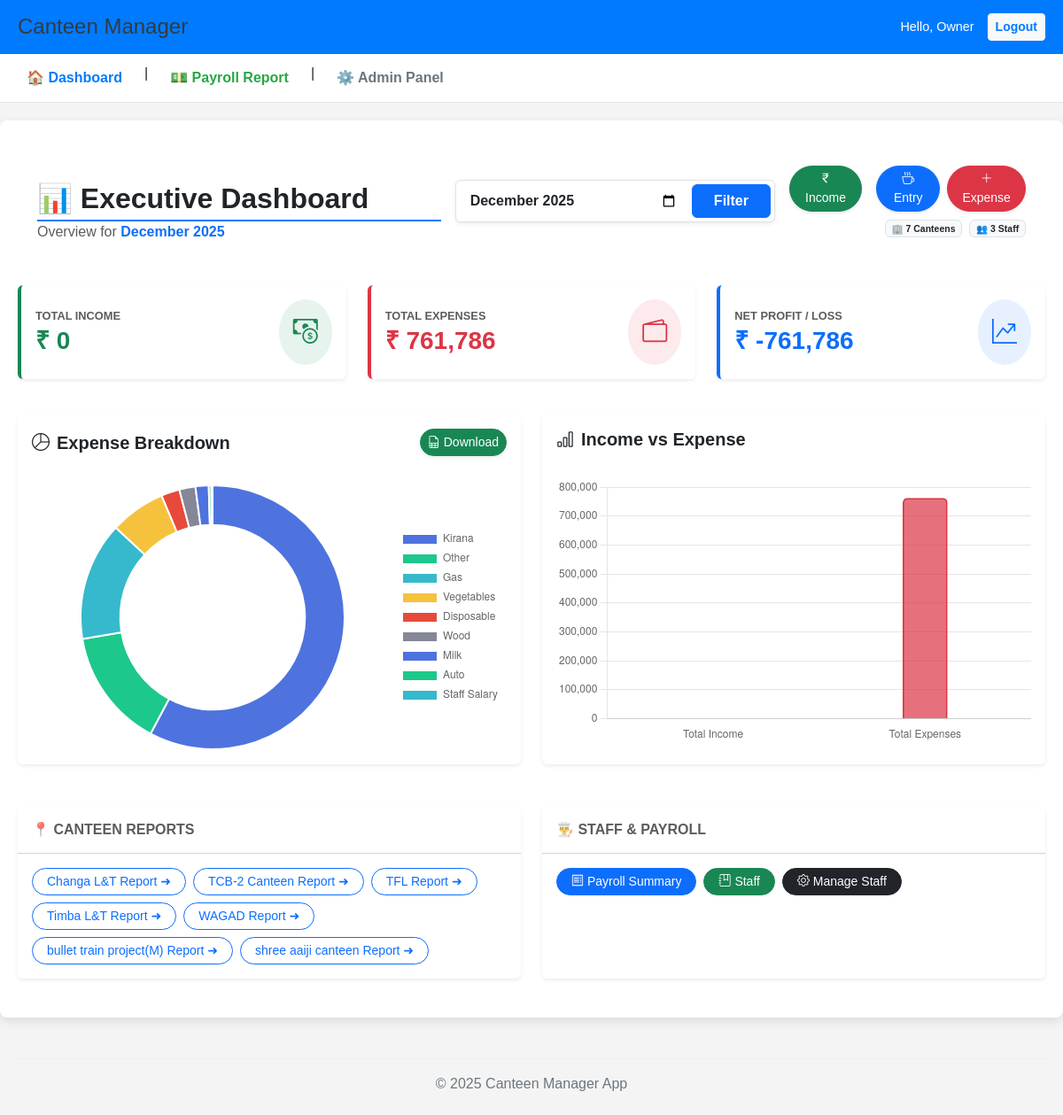
The page /management/ (signed in) on the database its author committed.
### management/models.py (models this page shows, shortened)
class Canteen(models.Model):
    BILLING_CHOICES = [
        ('DAILY', 'Daily Payment/Tracking'),
        ('MONTHLY', 'Monthly Fixed Billing'),
    ]
    name = models.CharField(max_length=100, unique=True, verbose_name="Canteen Name")
    location = models.CharField(max_length=255, verbose_name="Location")
    billing_type = models.CharField(
        max_length=10,
        choices=BILLING_CHOICES,
        default='DAILY',
        verbose_name="Billing Type"
    )
    daily_lunch_count = models.IntegerField(default=0, verbose_name="Daily Lunch Count")
    daily_dinner_count = models.IntegerField(default=0, verbose_name="Daily Dinner Count")
    class Meta:
        verbose_name = "Canteen"
        verbose_name_plural = "Canteens"

### management/views.py (the view)
# urls.py: path('', views.home_dashboard, name='home_dashboard'),
@login_required
def home_dashboard(request):
    filter_date_str = request.GET.get('filter_date') # HTML se date layega (YYYY-MM)
    if filter_date_str:
        try:
            year, month = map(int, filter_date_str.split('-'))
            today = date(year, month, 1) # Us mahine ki 1st tarikh
        except ValueError:
            today = date.today()
    else:
        today = date.today()
    first_day_of_month = today.replace(day=1)
    last_day_of_month = first_day_of_month + relativedelta(months=1) - timedelta(days=1)
    monthly_expenses_sum = Expense.objects.filter(
        date__gte=first_day_of_month,
        date__lte=last_day_of_month
    ).aggregate(total=Sum('amount'))['total'] or 0
    monthly_salary_paid = SalaryPayment.objects.filter(
        date__gte=first_day_of_month,
        date__lte=last_day_of_month
    ).aggregate(total=Sum('amount'))['total'] or 0
    total_outflow = monthly_expenses_sum + monthly_salary_paid
    income_entries = DailyEntry.objects.filter(
        date__gte=first_day_of_month,
        date__lte=last_day_of_month
    )
    total_cash = income_entries.aggregate(total=Sum('cash_received'))['total'] or 0
    total_online = income_entries.aggregate(total=Sum('online_received'))['total'] or 0
    total_income = total_cash + total_online
    net_profit = total_income - total_outflow
    expense_categories = Expense.objects.filter(
        date__gte=first_day_of_month,
        date__lte=last_day_of_month
    ).values('category').annotate(sum=Sum('amount')).order_by('-sum')
    pie_labels = []
    pie_data = []
    for item in expense_categories:
        pie_labels.append(item['category'])
        pie_data.append(float(item['sum']))
    if monthly_salary_paid > 0:
        pie_labels.append('Staff Salary')
        pie_data.append(float(monthly_salary_paid))
    all_canteens = Canteen.objects.all().order_by('name')
    total_canteens = Canteen.objects.count()
    total_staff = Staff.objects.count()
    context = {
        'current_month': today.strftime("%B %Y"), # Heading ke liye (e.g. December 2025)
        'filter_date': today.strftime("%Y-%m"),   # Input box me value rakhne ke liye
        'total_canteens': total_canteens,
        'total_staff': total_staff,
        'all_canteens': all_canteens,
        'total_income': total_income,
        'total_expense': total_outflow,
        'net_profit': net_profit,
        'pie_labels': pie_labels,
        'pie_data': pie_data,
    }
    return render(request, 'management/dashboard.html', context)

### management/templates/management/dashboard.html (shortened to what this page needs)
{% extends 'base.html' %}
{% load humanize %}
{% block content %}
<link rel="stylesheet" href="https://cdn.jsdelivr.net/npm/bootstrap-icons@1.10.0/font/bootstrap-icons.css">
<div class="container mt-4 mb-5">
    <div class="row align-items-center mb-4 g-3">
        <div class="col-md-5">
            <h2 class="fw-bold text-dark mb-0">📊 Executive Dashboard</h2>
            <p class="text-muted mb-0">Overview for <span class="fw-bold text-primary">{{ current_month }}</span></p>
        </div>
        <div class="col-md-4">
            <form method="GET" class="d-flex bg-white p-1 rounded shadow-sm border">
                <input type="month" name="filter_date" class="form-control border-0 fw-bold" value="{{ filter_date }}"
                    required>
                <button type="submit" class="btn btn-primary fw-bold ms-1 px-4">Filter</button>
            </form>
        </div>
        <div class="col-md-3 text-end">
            <div class="d-flex justify-content-end gap-2">
                <a href="{% url 'add_daily_entry' %}" class="btn btn-success shadow-sm rounded-pill btn-sm px-3">
                    <i class="bi bi-currency-rupee"></i> Income
                </a>
                <a href="{% url 'add_consumption' %}" class="btn btn-primary shadow-sm rounded-pill btn-sm px-3 ms-2">
                    <i class="bi bi-cup-hot"></i> Entry
                </a>
                <a href="{% url 'add_expense' %}" class="btn btn-danger shadow-sm rounded-pill btn-sm px-3">
                    <i class="bi bi-plus-lg"></i> Expense
                </a>
            </div>
            <div class="mt-2 d-none d-md-block small">
                <span class="badge bg-light text-dark border me-1">🏢 {{ total_canteens }} Canteens</span>
                <span class="badge bg-light text-dark border">👥 {{ total_staff }} Staff</span>
            </div>
        </div>
    </div>
</div>
<div class="row mb-4">
    <div class="col-md-4 mb-3">
        <div class="card border-0 shadow-sm h-100 border-start border-4 border-success">
            <div class="card-body">
                <div class="d-flex align-items-center justify-content-between">
                    <div>
                        <h6 class="text-uppercase text-muted fw-bold mb-1" style="font-size: 0.8rem;">Total Income</h6>
                        <h3 class="fw-bold text-success mb-0">₹ {{ total_income|floatformat:0|intcomma }}</h3>
                    </div>
                    <div class="bg-success bg-opacity-10 p-3 rounded-circle text-success">
                        <i class="bi bi-cash-coin fs-3"></i>
                    </div>
                </div>
            </div>
        </div>
    </div>
    <div class="col-md-4 mb-3">
        <div class="card border-0 shadow-sm h-100 border-start border-4 border-danger">
            <div class="card-body">
                <div class="d-flex align-items-center justify-content-between">
                    <div>
                        <h6 class="text-uppercase text-muted fw-bold mb-1" style="font-size: 0.8rem;">Total Expenses
                        </h6>
                        <h3 class="fw-bold text-danger mb-0">₹ {{ total_expense|floatformat:0|intcomma }}</h3>
                    </div>
                    <div class="bg-danger bg-opacity-10 p-3 rounded-circle text-danger">
                        <i class="bi bi-wallet2 fs-3"></i>
                    </div>
                </div>
            </div>
        </div>
    </div>
    <div class="col-md-4 mb-3">
        <div class="card border-0 shadow-sm h-100 border-start border-4 border-primary">
            <div class="card-body">
                <div class="d-flex align-items-center justify-content-between">
                    <div>
                        <h6 class="text-uppercase text-muted fw-bold mb-1" style="font-size: 0.8rem;">Net Profit / Loss
                        </h6>
                        <h3 class="fw-bold text-primary mb-0">₹ {{ net_profit|floatformat:0|intcomma }}</h3>
                    </div>
                    <div class="bg-primary bg-opacity-10 p-3 rounded-circle text-primary">
                        <i class="bi bi-graph-up-arrow fs-3"></i>
                    </div>
                </div>
            </div>
        </div>
    </div>
</div>
<div class="row mb-4">
    <div class="col-lg-6 mb-4">
        <div class="card border-0 shadow-sm h-100">
            <div class="card-header bg-white py-3 border-0 d-flex justify-content-between align-items-center">
                <h5 class="mb-0 fw-bold text-dark"><i class="bi bi-pie-chart me-2"></i>Expense Breakdown</h5>
                <a href="{% url 'export_expenses' %}" class="btn btn-success btn-sm shadow-sm rounded-pill">
                    <i class="bi bi-file-earmark-spreadsheet"></i> Download
                </a>
            </div>
            <div class="card-body">
                <div style="height: 300px;">
                    <canvas id="expensePieChart"></canvas>
                </div>
            </div>
        </div>
    </div>
    <div class="col-lg-6 mb-4">
        <div class="card border-0 shadow-sm h-100">
            <div class="card-header bg-white py-3 border-0">
                <h5 class="mb-0 fw-bold text-dark"><i class="bi bi-bar-chart me-2"></i>Income vs Expense</h5>
            </div>
            <div class="card-body">
                <div style="height: 300px;">
                    <canvas id="profitBarChart"></canvas>
                </div>
            </div>
        </div>
    </div>
</div>
<div class="row">
    <div class="col-lg-6 mb-4">
        <div class="card border-0 shadow-sm h-100">
            <div class="card-header bg-white py-3">
                <h6 class="mb-0 fw-bold text-uppercase text-muted">📍 Canteen Reports</h6>
            </div>
            <div class="card-body">
                <div class="d-flex flex-wrap gap-2">
                    {% for canteen in all_canteens %}
                    <a href="{% url 'canteen_summary_report' canteen.id %}"
                        class="btn btn-outline-primary btn-sm rounded-pill px-3">
                        {{ canteen.name }} Report ➜
                    </a>
                    {% empty %}
                    <span class="text-muted">No canteens added yet.</span>
                    {% endfor %}
                </div>
            </div>
        </div>
    </div>
    <div class="col-lg-6 mb-4">
        <div class="card border-0 shadow-sm h-100">
            <div class="card-header bg-white py-3">
                <h6 class="mb-0 fw-bold text-uppercase text-muted">👨‍🍳 Staff & Payroll</h6>
            </div>
            <div class="card-body">
                <div class="d-flex flex-wrap gap-2">
                    <a href="{% url 'payroll_summary' %}" class="btn btn-primary btn-sm rounded-pill px-3">
                        <i class="bi bi-receipt"></i> Payroll Summary
                    </a>
                    <a href="{% url 'staff_list' %}" class="btn btn-success btn-sm rounded-pill px-3">
                        <i class="bi bi-journal-bookmark"></i> Staff
                    </a>
                    <a href="{% url 'admin:management_staff_changelist' %}"
                        class="btn btn-dark btn-sm rounded-pill px-3">
                        <i class="bi bi-gear"></i> Manage Staff
                    </a>
                </div>
            </div>
        </div>
    </div>
</div>
<script>
    // Charts Data
    const pieLabels = {{ pie_labels| safe }};
    const pieData = {{ pie_data| safe }};
    const totalIncome = {{ total_income }};
    const totalExpense = {{ total_expense }};
    // Chart 1: Expense Breakdown
    const ctxPie = document.getElementById('expensePieChart').getContext('2d');
    if (pieData.length === 0) {
        ctxPie.font = "16px Arial";
        ctxPie.fillText("No Expense Data Available", 50, 150);
    } else {
        new Chart(ctxPie, {
            type: 'doughnut',
            data: {
                labels: pieLabels,
                datasets: [{
                    data: pieData,
                    backgroundColor: ['#4e73df', '#1cc88a', '#36b9cc', '#f6c23e', '#e74a3b', '#858796'],
                    hoverOffset: 4
                }]
            },
            options: {
                responsive: true,
                maintainAspectRatio: false,
                plugins: { legend: { position: 'right' } },
                cutout: '70%',
            }
        });
    }
    // Chart 2: Income vs Expense
    const ctxBar = document.getElementById('profitBarChart').getContext('2d');
    new Chart(ctxBar, {
        type: 'bar',
        data: {
            labels: ['Total Income', 'Total Expenses'],
            datasets: [{
                label: 'Amount (₹)',
                data: [totalIncome, totalExpense],
                backgroundColor: ['rgba(25, 135, 84, 0.7)', 'rgba(220, 53, 69, 0.7)'],
                borderColor: ['rgb(25, 135, 84)', 'rgb(220, 53, 69)'],
                borderWidth: 1,
                borderRadius: 5,
                barThickness: 50,
            }]
        },
        options: {
            responsive: true,
            maintainAspectRatio: false,
            plugins: { legend: { display: false } },
            scales: {
                y: { beginAtZero: true, grid: { borderDash: [2, 2] } },
                x: { grid: { display: false } }
            }
        }
    });
</script>
{% endblock %}

### management/templates/base.html (shortened to what this page needs)
<!DOCTYPE html>
<html lang="en">
<head>
    <link href="https://cdn.jsdelivr.net/npm/bootstrap@5.3.0/dist/css/bootstrap.min.css" rel="stylesheet">
</head>
<body>
    <header>
        <div style="background-color: #007bff; color: white; padding: 15px 20px; display: flex; justify-content: space-between; align-items: center;">
            <h1 style="margin: 0; font-size: 1.5em;">Canteen Manager</h1>
            {% if user.is_authenticated %}
            <div style="display: flex; align-items: center; gap: 15px;">
                <span style="font-size: 0.9em;">Hello, {{ user.username }}</span>
                <form method="post" action="{% url 'logout' %}" style="margin: 0;">
                    <button type="submit" class="btn btn-sm btn-light" style="color: #007bff; font-weight: bold;">Logout</button>
                </form>
            </div>
            {% endif %}
        </div>
        <nav class="main-nav" style="background-color: #ffffff; padding: 10px 20px; border-bottom: 1px solid #e2e6ea;">
            {% if user.is_authenticated %}
            <div style="display: flex; gap: 15px;">
                <a href="{% url 'home_dashboard' %}" style="color: #007bff; font-weight: bold;">
                    🏠 Dashboard
                </a>
                |
                <a href="{% url 'payroll_summary' %}" style="color: #28a745; font-weight: bold;">
                    💵 Payroll Report
                </a>
                |
                <a href="/admin/" style="color: #6c757d; font-weight: bold;">
                    ⚙️ Admin Panel
                </a>
            </div>
            {% endif %}
        </nav>
    </header>
    <main>
        {% block content %}
        {% endblock %}
    </main>
    <footer style="text-align: center; padding: 10px; color: #6c757d;">
        <hr style="border-color: #dee2e6;">
        <p>&copy; 2025 Canteen Manager App</p>
    </footer>
</body>
</html>

### management/templates/base.html (style rules this page uses)
body { font-family: Arial, sans-serif; margin: 0; padding: 0; background-color: #f4f4f4; }
main { padding: 20px; max-width: 1200px; margin: 20px auto; background-color: white; min-height: 85vh; border-radius: 8px; box-shadow: 0 4px 12px rgba(0,0,0,0.1); }
h1 { color: #343a40; }
h2 { border-bottom: 2px solid #007bff; padding-bottom: 5px; margin-top: 25px; }
.main-nav a { text-decoration: none; padding: 5px 10px; border-radius: 4px; transition: background-color 0.3s; }

### rows shown on the page
Canteen: name "Changa L&T"
Canteen: name "TCB-2 Canteen"
Canteen: name "TFL"
Canteen: name "Timba L&T"
Canteen: name "WAGAD"
Canteen: name "bullet train project(M)"
Canteen: name "shree aaiji canteen"

### other values the page prints
{{ user.username }} "Owner"
{{ total_canteens }} "7"
{{ total_staff }} "3"
{{ total_income|floatformat:0|intcomma }} "0"
{{ total_expense|floatformat:0|intcomma }} "761,786"
{{ net_profit|floatformat:0|intcomma }} "-761,786"
chart data {{ pie_data| safe }} [440283.0, 111086.0, 110500.0, 51871.0, 17130.0, 15050.0, 12290.0, 2376.0, 1200.0]
chart data {{ total_income }} 0
chart data {{ total_expense }} 761786
